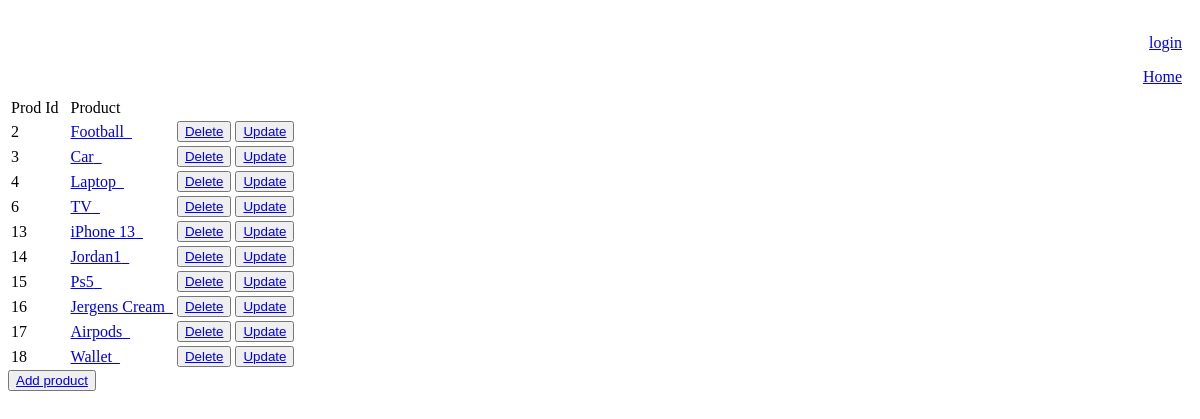
Before: /product/ with the older database file.
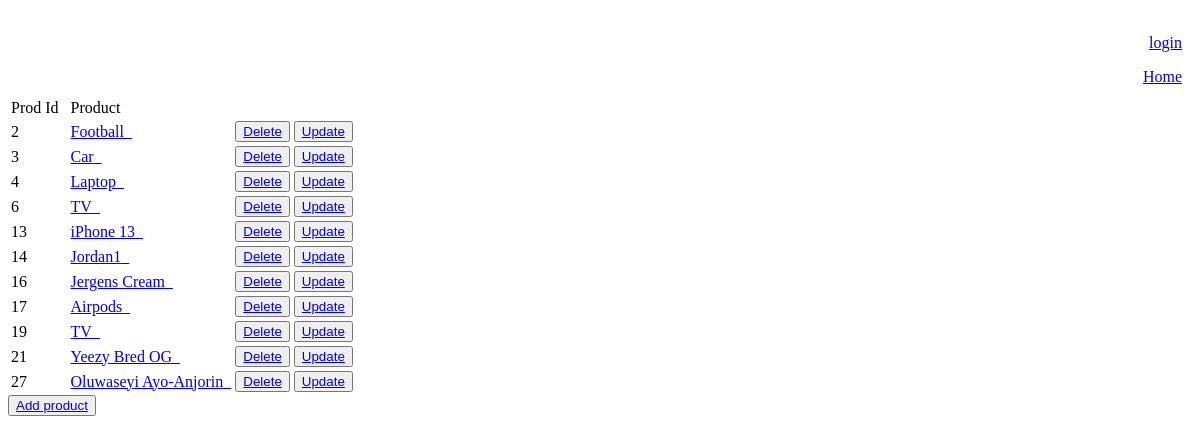
After: the same page with the newer database file.
### product/models.py (models this page shows, shortened)
class Product(models.Model):
    name = models.CharField(max_length=50, null=False)
    price = models.IntegerField(null=False)
    description = models.CharField(max_length=200, null=False)
    quantity = models.IntegerField(null=False)
    user = models.ForeignKey(User, default=1, on_delete=models.CASCADE)
    image = models.ImageField(upload_to='product/', null=True, blank=True)

### product/views.py (the view)
# urls.py: path('', ProductList.as_view(), name='product_list'),
class ProductList(ListView):
    queryset = Product.objects.all()
    model = Product
    templates = 'product/product_list.html'
    context_object_name = 'product_list'

### templates/product/product_list.html (shortened to what this page needs)
{% extends 'product/base.html' %}
{% block content %}
<table class="table table-borderless">
    <thead class="border-bottom font-weight-bold">
        <tr>
            <td>Prod Id&ensp;</td>
            <td>Product&ensp;</td>
            <td></td>
            <td></td>
        </tr>
    </thead>
    <tbody>
        {% for product in product_list %}
            <tr>
                <td>{{product.id}}&ensp;</td>
                <td><a href="{% url 'product_detail' product.id %}">{{product.name}}&ensp;</a></td>
                <td>
                    <button><a href="{% url 'product_delete' product.id %}">Delete</a></button>
                </td>
                <td>
                    <button><a href="{% url 'product_update' product.id %}">Update</a></button>
                </td>
            </tr>
        {% endfor %}
    </tbody>
</table>
<button><a href="{% url 'product_create' %}">Add product</a></button> <br>
{% endblock %}

Changed rows visible on the page:
removed Product: id "15", name "Ps5"
removed Product: id "18", name "Wallet"
added Product: id "19", name "TV"
added Product: id "21", name "Yeezy Bred OG"
added Product: id "27", name "Oluwaseyi Ayo-Anjorin"
